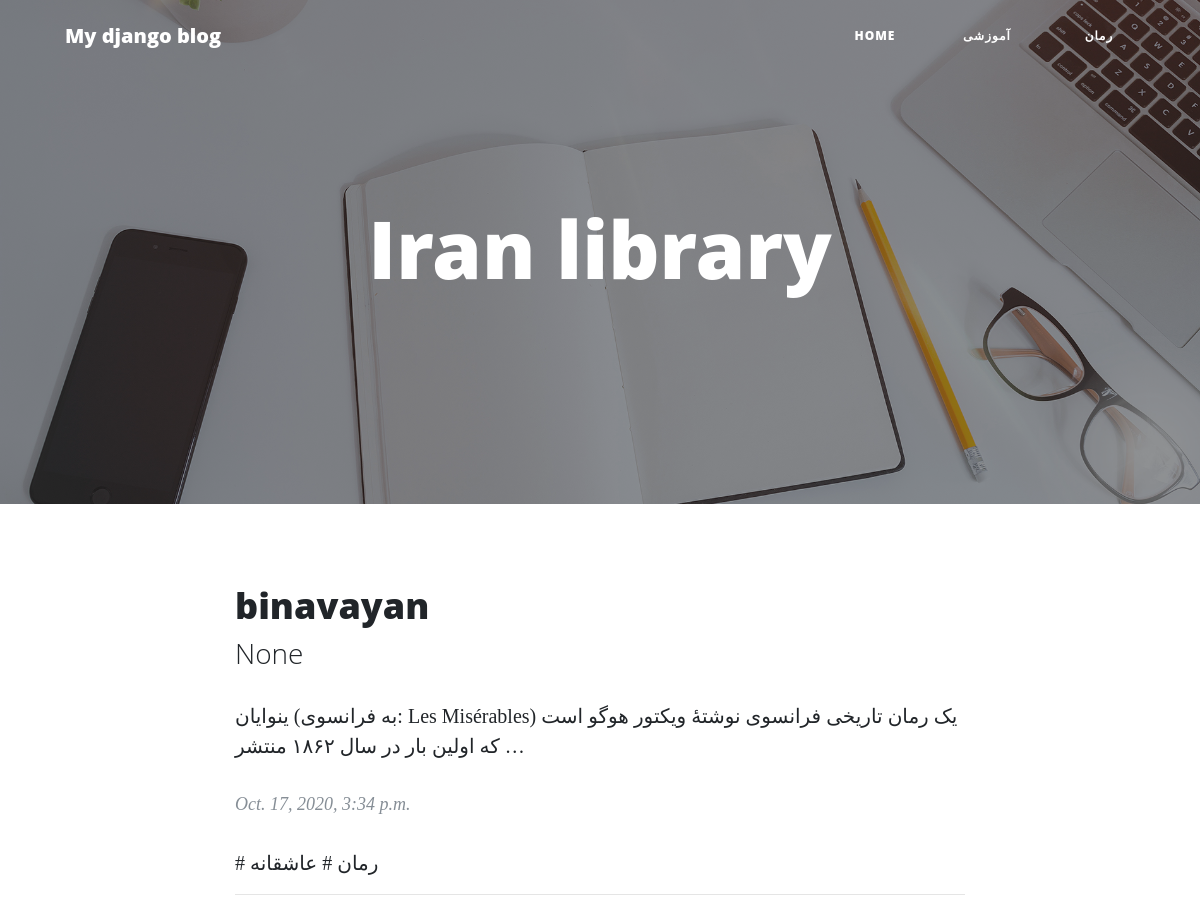
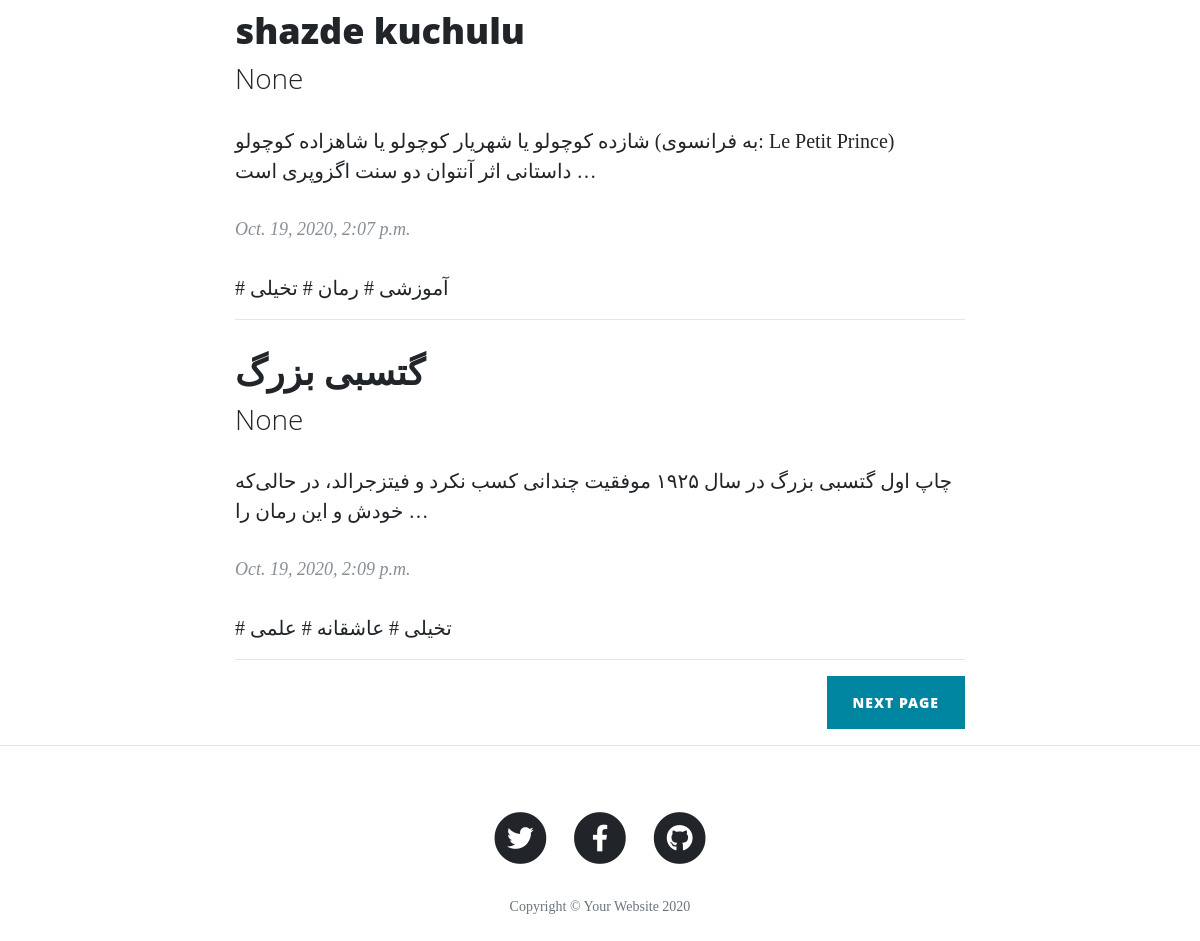
/books/, run on an earlier commit of the app's database (2 pictures, top to bottom).
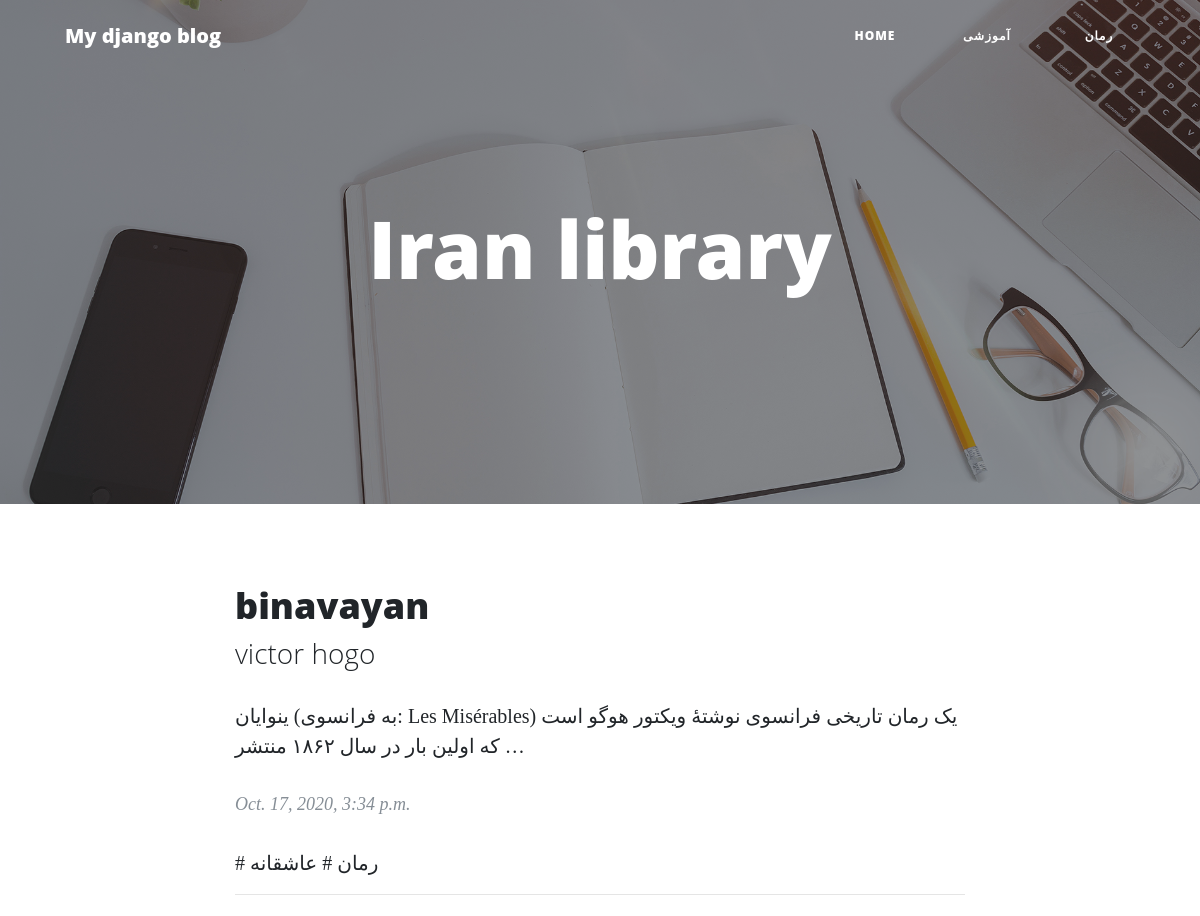
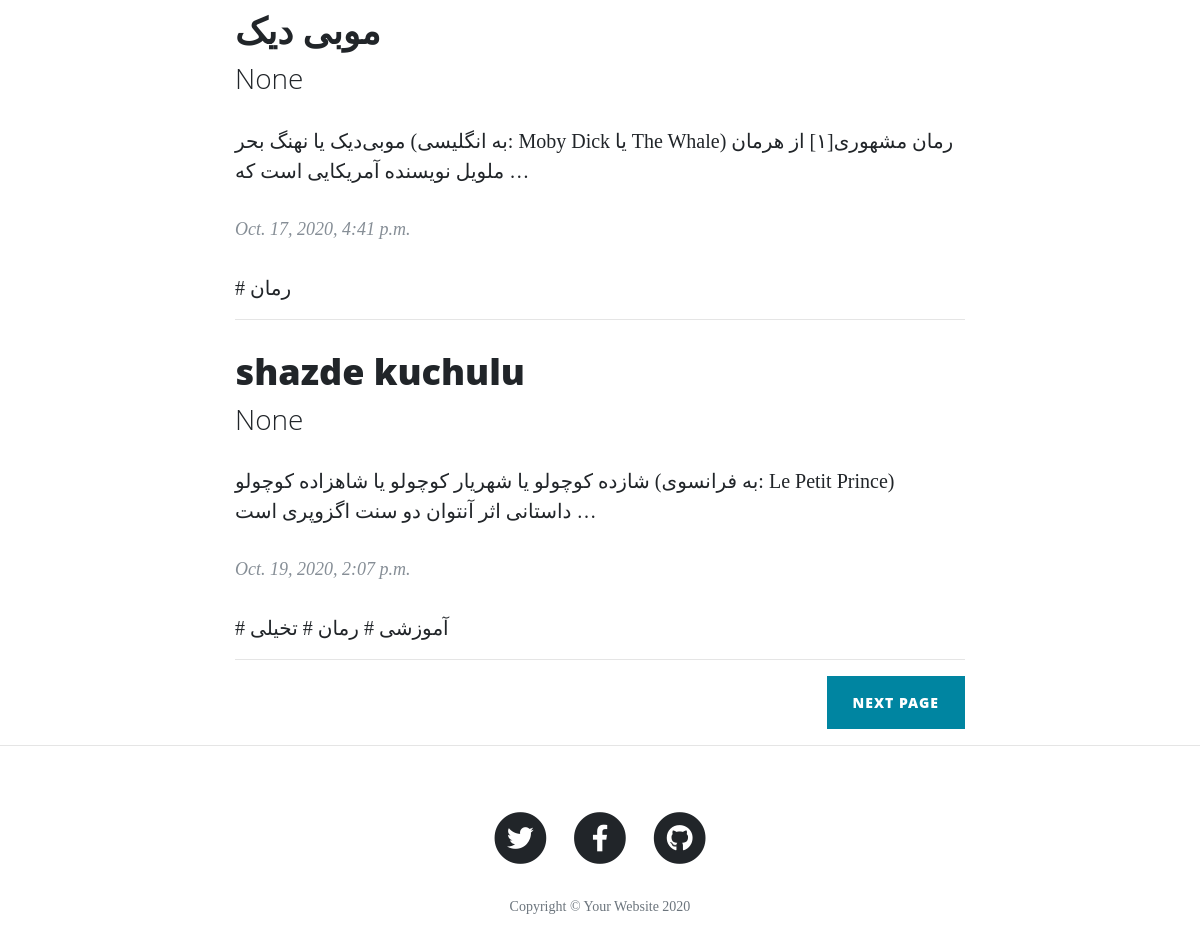
And on a later commit of the database (2 pictures, top to bottom).
### book/models.py (models this page shows, shortened)
class Category(models.Model):
    parent=models.ForeignKey('self',on_delete=models.SET_NULL,related_name='children',default=None,blank=True,null=True)
    catName = models.CharField(max_length=15, verbose_name='category name')
    slug = models.SlugField(unique=True, max_length=50, null=True, blank=True)
    status = models.BooleanField(default=True, verbose_name='Do you want to show it?')
    class Meta:
        ordering=['parent__id','catName']
    objects = CategoryManager()

class Book(models.Model):
    STATUS_CHOISES = (
        ('p', 'published'),
        ('d', 'draft'),
    )
    name = models.CharField(max_length=30)
    image = models.ImageField(upload_to='media', null=True, blank=True)
    abstract = models.TextField()
    pub_date = models.DateTimeField(auto_now_add=True)
    update = models.DateTimeField(auto_now=True)
    writer = models.CharField(max_length=25, null=True, blank=True)
    shop = models.ManyToManyField(Shop, blank=True)
    category = models.ManyToManyField("Category", related_name='book')
    status = models.CharField(max_length=1, choices=STATUS_CHOISES, blank=True)
    creator=models.ForeignKey(User,on_delete=models.PROTECT,null=True, blank=True)
    objects = BookManager()

### book/views.py (the view)
def bookList(request, page=1):
    book_list = models.Book.objects.published()
    paginator = Paginator(book_list, 3)
    book = paginator.get_page(page)
    contex = {"books": book,
              }
    return render(request, 'book/book list.html', context=contex)

### book/models.py (called while the page is built)
    def published(self):
        return self.filter(status='p')

    def active(self):
        return self.filter(status=True)

### book/templatetags/base_tags.py (called while the page is built)
@register.simple_tag
def title():
    return "My django blog"

@register.inclusion_tag("book/partial/nav.html")
def category_nav():
    return {
        "category": models.Category.objects.filter(status=True)
    }

### book/templates/book/book list.html (shortened to what this page needs)
{%extends 'book/base.html'%}
{%load static%}
{% block main %}
<header class="masthead" style="background-image: url('{%static 'book/img/home-bg.jpg'%}')">
    <div class="overlay"></div>
    <div class="container">
        <div class="row">
            <div class="col-lg-8 col-md-10 mx-auto">
                <div class="site-heading">
                    <h1>Iran library</h1>
                </div>
            </div>
        </div>
    </div>
</header>
<div class="container">
    <div class="row">
        <div class="col-lg-8 col-md-10 mx-auto">
            {% for book in books %}
            <div class="post-preview">
                <a href="{% url 'single' book.id %}">
                    <h2 class="post-title">
                        {{book.name}}
                    </h2>
                    <h3 class="post-subtitle">
                        {{book.writer}}
                    </h3>
                </a>
                <p>
                    {{book.abstract|truncatewords:20}}
                </p>
                <p class="post-meta">
                    {{book.pub_date}}</p>
                <div>
                    {%for cat in book.category.active%}
                    <a href="{%url 'category' cat.slug%}"># {{cat.catName}}</a>
                    {%endfor%}
                </div>
            </div>
            <hr>
            {% endfor %}
            <div class="clearfix">
                {%if books.has_next%}
                <a class="btn btn-primary float-right ml-3" href="{%url 'list' books.next_page_number%}"lmargin=5px>next page</a>
                {%endif%}
            </div>
        </div>
    </div>
</div>
{% endblock %}

### book/templates/book/base.html (shortened to what this page needs)
{% load static %}
{%load base_tags %}
<!DOCTYPE html>
<html lang="en">
<head>
  <link href="{% static 'book/vendor/bootstrap/css/bootstrap.min.css'%}" rel="stylesheet">
  <link href="{% static 'book/vendor/fontawesome-free/css/all.min.css'%}" rel="stylesheet" type="text/css">
  <link href="{% static 'book/css/clean-blog.min.css'%}" rel="stylesheet">
  <link href="{% static 'book/css/custom.css'%}" rel="stylesheet">
</head>
<body>
  <nav class="navbar navbar-expand-lg navbar-light fixed-top" id="mainNav">
    <div class="container">
      <a class="navbar-brand" href="{% url 'list' %}">{%title%}</a>
     {%category_nav%}
    </div>
  </nav>
  {% block main %}
  {% endblock %}
  <hr>
  <footer>
    <div class="container">
      <div class="row">
        <div class="col-lg-8 col-md-10 mx-auto">
          <ul class="list-inline text-center">
            <li class="list-inline-item">
              <a href="#">
                <span class="fa-stack fa-lg">
                  <i class="fas fa-circle fa-stack-2x"></i>
                  <i class="fab fa-twitter fa-stack-1x fa-inverse"></i>
                </span>
              </a>
            </li>
            <li class="list-inline-item">
              <a href="#">
                <span class="fa-stack fa-lg">
                  <i class="fas fa-circle fa-stack-2x"></i>
                  <i class="fab fa-facebook-f fa-stack-1x fa-inverse"></i>
                </span>
              </a>
            </li>
            <li class="list-inline-item">
              <a href="#">
                <span class="fa-stack fa-lg">
                  <i class="fas fa-circle fa-stack-2x"></i>
                  <i class="fab fa-github fa-stack-1x fa-inverse"></i>
                </span>
              </a>
            </li>
          </ul>
          <p class="copyright text-muted">Copyright &copy; Your Website 2020</p>
        </div>
      </div>
    </div>
  </footer>
</body>
</html>

### book/templates/book/partial/nav.html (shortened to what this page needs)
<div class="collapse navbar-collapse " id="navbarResponsive">
    <ul class="navbar-nav ml-auto nav">
        <li class="nav-item">
            <a class="nav-link" href="{%url 'list' %}">Home</a>
        </li>
        {%for cat in category%}
        {%if cat.parent == None%}
        <li class="nav-item">
            <a class="nav-link" href="{%url 'category' cat.slug%}">{{cat.catName}}</a>
        </li>
        {% endif %}
        {% endfor %}
    </ul>
</div>

### book/static/book/css/custom.css (style rules this page uses)
.nav { list-style: none inside; margin: 0; padding: 0; text-align: center; }
.nav li { display: block; position: relative; float: right; background: none; }
.nav li a { display: block; padding: 2rem; text-decoration: none; width: 7rem; line-height: 35px; color: #ffffff; }

What changed in the data, as far as the page shows it:
no longer on this page (row unchanged): Book: name "گتسبی بزرگ", writer "None", abstract "چاپ اول گتسبی بزرگ در سال ۱۹۲۵ موفقیت چندانی کسب نکرد و فیتزجرالد، در حالی‌که خودش و این رمان را …", pub_date "Oct. 19, 2020, 2:09 p.m.", Category (catName "تخیلی"), Category (catName "عاشقانه")
no longer on this page (row unchanged): Category: catName "علمی", shown under "گتسبی بزرگ"
changed Book "binavayan": writer "None" → "victor hogo"
now on this page (row edited): Book: name "موبی دیک", writer "None", abstract "موبی‌دیک یا نهنگ بحر (به انگلیسی: Moby Dick یا The Whale) رمان مشهوری[۱] از هرمان ملویل نویسنده آمریکایی است که …", pub_date "Oct. 17, 2020, 4:41 p.m.", Category (catName "رمان")
